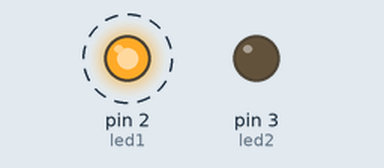
Bench run of a sketch on a simulated Arduino Uno, built with avr-gcc and run on an emulated ATmega328P. On the bench: output pins drawn as LEDs (lit = HIGH). Dashed ring = blinking.

Above: at 0.5 s.
At 2.5 s:
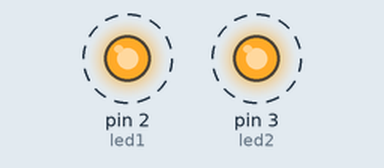
Timing chart, 0 to 4.6 s (numbered marks = the images above):
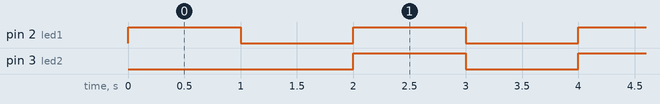

The sketch:

led.ino
```cpp
// Pin 13 has an LED connected on most Arduino boards.
// give it a name:
int led1 = 2;
int led2 = 3;

// the setup routine runs once when you press reset:
void setup() {
  // initialize the digital pin as an output.
  pinMode(led1, OUTPUT);
  pinMode(led2, OUTPUT);
}

// the loop routine runs over and over again forever:
void loop() {
  digitalWrite(led1, HIGH);
  delay(1000);
  digitalWrite(led2, LOW);
  digitalWrite(led1, LOW);
  delay(1000);
  digitalWrite(led2, HIGH);

}
```

Measured:
- by itself, pin 2 (led1), pin 3 (led2): alternates HIGH for 1.0 s and LOW for 1.0 s
- by itself, everything shown: repeats every 2.0 s, in 3 steps
